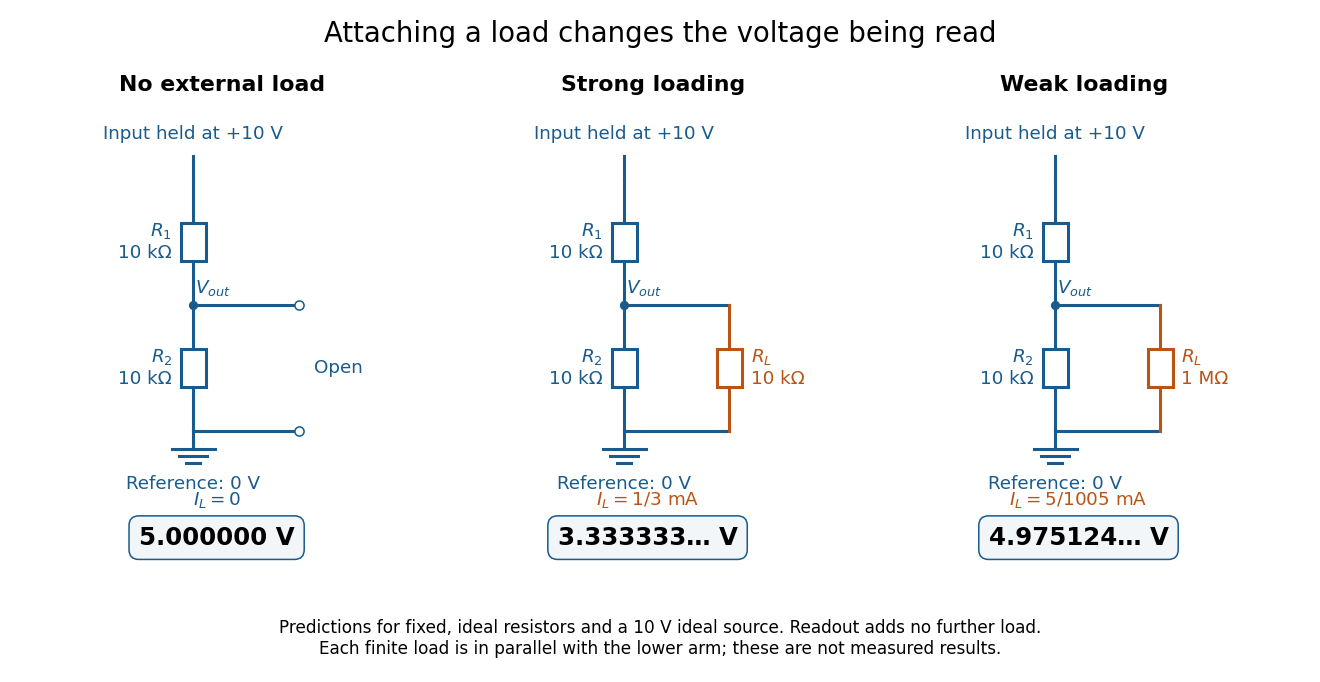

Write the Python code that produced this figure.
"""Original divider circuits; tested with Python 3.14 and matplotlib 3.10.7.

Run from _media; output is an opaque, white PNG in the current directory.
"""
from pathlib import Path
import matplotlib.pyplot as plt
from matplotlib.patches import Rectangle

plt.rcParams.update({'font.size': 12, 'font.family': 'DejaVu Sans'})
fig, axes = plt.subplots(1, 3, figsize=(12, 6.2))
fig.patch.set_facecolor('white')
blue, orange = '#185b8c', '#b95415'


def wire(ax, x1, y1, x2, y2, color=blue):
    ax.plot([x1, x2], [y1, y2], lw=2, color=color)


def resistor(ax, x, lo, hi, text, color=blue, side='left'):
    mid = (lo+hi)/2
    wire(ax, x, lo, x, mid-.3, color)
    wire(ax, x, mid+.3, x, hi, color)
    ax.add_patch(Rectangle((x-.16, mid-.3), .32, .6, facecolor='white', edgecolor=color, lw=2))
    ax.text(x-.27 if side=='left' else x+.27, mid, text,
            ha='right' if side=='left' else 'left', va='center', color=color)


cases = [('No external load', None, '5.000000 V', r'$I_L=0$'),
         ('Strong loading', 10_000, '3.333333… V', r'$I_L=1/3\ \mathrm{mA}$'),
         ('Weak loading', 1_000_000, '4.975124… V', r'$I_L=5/1005\ \mathrm{mA}$')]
for ax, (title, load, readout, current) in zip(axes, cases):
    ax.set_xlim(-.1, 4.25); ax.set_ylim(-1.1, 5.6); ax.axis('off')
    ax.set_title(title, fontweight='bold', pad=12)
    ax.text(1.7, 5.12, 'Input held at +10 V', ha='center', color=blue)
    wire(ax, 1.7, 4.85, 1.7, 4.5)
    resistor(ax, 1.7, 2.5, 4.5, '$R_1$\n10 kΩ')
    resistor(ax, 1.7, .5, 2.5, '$R_2$\n10 kΩ')
    wire(ax, 1.7, .5, 3.05, .5)
    ax.plot(1.7, 2.5, 'o', color=blue, ms=5)
    wire(ax, 1.7, 2.5, 3.05, 2.5)
    ax.text(1.72, 2.69, '$V_{out}$', color=blue, fontsize=12)
    if load:
        label = '$R_L$\n10 kΩ' if load==10_000 else '$R_L$\n1 MΩ'
        resistor(ax, 3.05, .5, 2.5, label, orange, 'right')
    else:
        ax.plot([3.05, 3.05], [.5, 2.5], 'o', mfc='white', mec=blue, ms=6)
        ax.text(3.25, 1.5, 'Open', va='center', color=blue)
    wire(ax, 1.7, .5, 1.7, .22)
    for width, y in [(.55, .22), (.36, .11), (.18, 0)]:
        wire(ax, 1.7-width/2, y, 1.7+width/2, y)
    ax.text(1.7, -.2, 'Reference: 0 V', ha='center', va='top', color=blue)
    ax.text(2.0, -.68, current, ha='center', color=orange if load else blue)
    ax.text(2.0, -1.0, readout, ha='center', va='top', fontsize=16, fontweight='bold',
            bbox={'boxstyle':'round,pad=.4', 'facecolor':'#f2f6f9', 'edgecolor':blue})
fig.suptitle('Attaching a load changes the voltage being read', fontsize=18, y=.97)
fig.text(.5, .035, 'Predictions for fixed, ideal resistors and a 10 V ideal source. Readout adds no further load.\n'
         'Each finite load is in parallel with the lower arm; these are not measured results.',
         ha='center', va='bottom', fontsize=11)
fig.subplots_adjust(left=.04, right=.95, top=.84, bottom=.22, wspace=.27)
fig.savefig(Path.cwd() / (Path(__file__).stem + '.png'), dpi=110, facecolor='white')
plt.close(fig)
